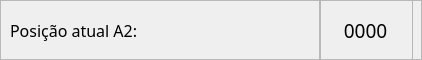
                         <widget class="QFrame" name="frame_82">
                          <property name="maximumSize">
                           <size>
                            <width>16777215</width>
                            <height>60</height>
                           </size>
                          </property>
                          <property name="frameShape">
                           <enum>QFrame::StyledPanel</enum>
                          </property>
                          <property name="frameShadow">
                           <enum>QFrame::Raised</enum>
                          </property>
                          <widget class="QFrame" name="frame_83">
                           <property name="geometry">
                            <rect>
                             <x>320</x>
                             <y>0</y>
                             <width>93</width>
                             <height>85</height>
                            </rect>
                           </property>
                           <property name="minimumSize">
                            <size>
                             <width>80</width>
                             <height>0</height>
                            </size>
                           </property>
                           <property name="frameShape">
                            <enum>QFrame::StyledPanel</enum>
                           </property>
                           <property name="frameShadow">
                            <enum>QFrame::Raised</enum>
                           </property>
                           <widget class="QLabel" name="lbl_pos_atual_a2">
                            <property name="geometry">
                             <rect>
                              <x>0</x>
                              <y>0</y>
                              <width>91</width>
                              <height>61</height>
                             </rect>
                            </property>
                            <property name="font">
                             <font>
                              <family>Equinox Bold</family>
                              <pointsize>14</pointsize>
                             </font>
                            </property>
                            <property name="text">
                             <string>0000</string>
                            </property>
                            <property name="alignment">
                             <set>Qt::AlignCenter</set>
                            </property>
                           </widget>
                          </widget>
                          <widget class="QFrame" name="frame_84">
                           <property name="geometry">
                            <rect>
                             <x>0</x>
                             <y>0</y>
                             <width>320</width>
                             <height>85</height>
                            </rect>
                           </property>
                           <property name="sizePolicy">
                            <sizepolicy hsizetype="Preferred" vsizetype="Preferred">
                             <horstretch>0</horstretch>
                             <verstretch>0</verstretch>
                            </sizepolicy>
                           </property>
                           <property name="minimumSize">
                            <size>
                             <width>320</width>
                             <height>0</height>
                            </size>
                           </property>
                           <property name="frameShape">
                            <enum>QFrame::StyledPanel</enum>
                           </property>
                           <property name="frameShadow">
                            <enum>QFrame::Raised</enum>
                           </property>
                           <widget class="QLabel" name="label_31">
                            <property name="geometry">
                             <rect>
                              <x>10</x>
                              <y>0</y>
                              <width>311</width>
                              <height>61</height>
                             </rect>
                            </property>
                            <property name="sizePolicy">
                             <sizepolicy hsizetype="Preferred" vsizetype="Preferred">
                              <horstretch>0</horstretch>
                              <verstretch>0</verstretch>
                             </sizepolicy>
                            </property>
                            <property name="font">
                             <font>
                              <family>Equinox Bold</family>
                              <pointsize>12</pointsize>
                             </font>
                            </property>
                            <property name="text">
                             <string>Posição atual A2:</string>
                            </property>
                           </widget>
                          </widget>
                         </widget>
